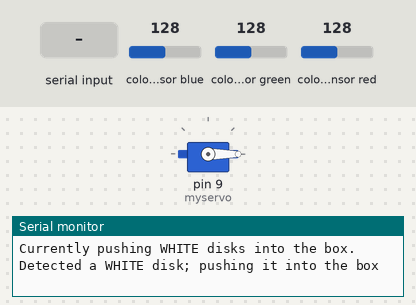
The sketch below on a simulated Arduino Uno, built with avr-gcc and run on an emulated ATmega328P. Parts: servo, the last lines printed to the serial monitor. The test bench sets the inputs (shaded band); at power-on: colour sensor blue 128, colour sensor green 128, colour sensor red 128.

Above: at 1.2 s.
1.3 s: colour sensor blue set to 25
6.6 s: colour sensor blue set to 20
At 7.8 s:
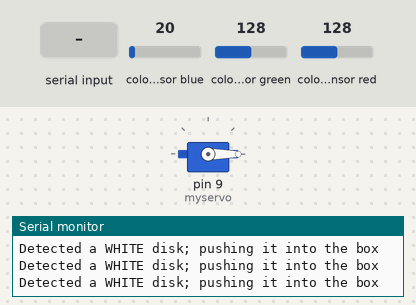
10.4 s: "1" received over the second serial link
At 11.8 s:
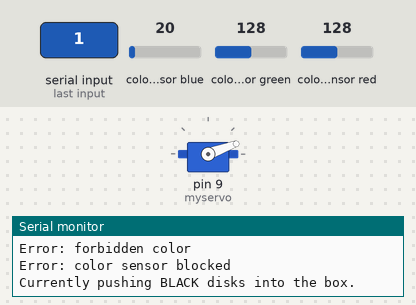
12.9 s: colour sensor blue set to 64
At 14.5 s:
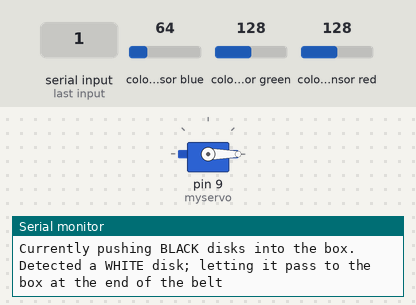
16.4 s: colour sensor blue set to 5
At 17.6 s:
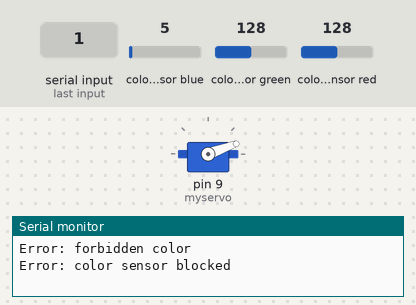
18.9 s: colour sensor blue set to 128
At 20.4 s:
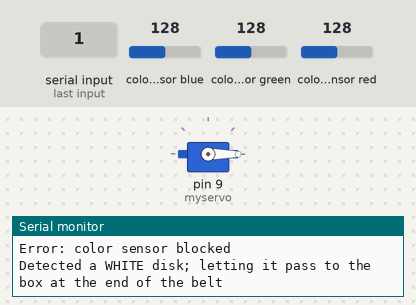
Timing chart, 0 to 25.6 s (numbered marks = the images above; inputs shaded):
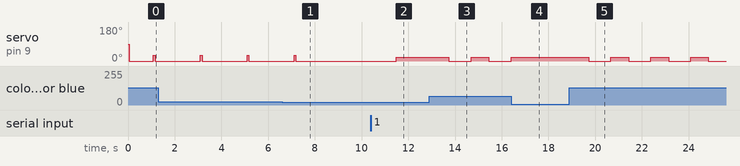

Measured:
- after the input at 6.6 s, servo on pin 9 (myservo): goes on until 7.2 s, then stays 0°
- after the input at 10.4 s, servo on pin 9 (myservo): 0° → 20° after 1.1 s
- after the input at 12.9 s, servo on pin 9 (myservo): 20° → 0° after 0.84 s, → 20° 0.95 s later, → 0° 0.76 s later
- after the input at 16.4 s, servo on pin 9 (myservo): goes on until 16.4 s, then stays 20°
- after the input at 18.9 s, servo on pin 9 (myservo): alternates 20° for 0.76 s and 0° for 0.95 s, starting after 0.82 s
- by itself, servo on pin 9 (myservo): alternates 30° for 0.08 s and 0° for 1.9 s

The sketch:

Code.ino
```cpp
/* Rob the Robot Code

Contains elements from codes by Scott Fitzgerald, osoyoo.com, makerguides.com

*/

// Including the necessary libraries
#include <Servo.h>
#include <Adafruit_TCS34725.h>
#include <SoftwareSerial.h>

SoftwareSerial bluetooth(10, 11); // RX, TX pins for the Bluetooth module

Adafruit_TCS34725 tcs = Adafruit_TCS34725(TCS34725_INTEGRATIONTIME_50MS, TCS34725_GAIN_4X);
Servo myservo;

int countUnknown; // a variable to keep track of how many 'unknown' colors have been detected in a row; it's used for error detection
String receivedData; // a variable to store the data received from the bluetooth module

void setup() {
  myservo.attach(9);  // attaching the servo on pin 9 to the servo object
  Serial.begin(9600); // initializing serial communication
  bluetooth.begin(9600); // initializing Bluetooth communication
  if (tcs.begin()) {
    // Serial.println("Color sensor found!");
  } else {
    Serial.println("Error: no color sensor found; check connections"); // Error 1: no color sensor found
    while (1); // stop the code if no color sensor is detected
  }
  tcs.setInterrupt(false); // disabling the color sensor interrupt
}

void loop() {
  // determine the detected color using the RGB values
  uint16_t r, g, b, c;
  tcs.getRawData(&r, &g, &b, &c);

  float colorTemp = tcs.calculateColorTemperature(r, g, b);
  float lux = tcs.calculateLux(r, g, b);

  // Code used for debugging
  // Serial.print("r: ");
  // Serial.print(r);
  // Serial.print(" g: ");
  // Serial.print(g);
  // Serial.print(" b: ");
  // Serial.println(b);

  if (bluetooth.available()) { // check if data is available to be read from Bluetooth
    receivedData = bluetooth.readString(); // read the data received from Bluetooth and store it in a string variable
    // Serial.println(receivedData); // print the received data for debugging
    if (receivedData == "0"){ // the white button on the app has been pushed
      Serial.println("Currently pushing WHITE disks into the box.");
    }
    if (receivedData == "1"){ // the black button on the app has been pushed
      Serial.println("Currently pushing BLACK disks into the box.");
    }
  }

  if (receivedData == "0"){ // the robot is in the mode where it pushes white disks
    back(); // move the servo back to the initial position
    if (determineColor(r, g, b) == 1) {
      delay(900); // wait 900 ms before reading next color
      countUnknown = 0; // reset the count for unknown colors to 0
    } else if (determineColor(r, g, b) == 0) {
        Serial.println("Detected a WHITE disk; pushing it into the box");
        delay(900); // wait 900 ms before actioning the servo motor/pushing the disk
        pushDisk(); // push the white disk
        delay(900); // wait 900 ms before reading the next color
        countUnknown = 0; // reset the count for unknown colors to 0

    } else { // the color is neither white or black
      delay(100); // wait 100 ms before reading the next color
      countUnknown++; // increase the count of unknown colors
    }

    if (countUnknown == 2){
      Serial.println("Error: forbidden color"); // Error 3: the color detected a color other than white or black
    }

    if (countUnknown == 5){
      Serial.println("Error: color sensor blocked"); // Error 4: the color sensor is blocked
      // while (1); // the robot stops
    }
  }

  else if (receivedData == "1"){ // the robot is in the mode where it pushes black disks
    pushBlackDisk(); // the pushing mechanism is set to push black disks
    if (determineColor(r, g, b) == 1) {
      pushBlackDisk(); // the pushing mechanism is set to push black disks
      delay(900); // wait 900 ms before reading the next color
      countUnknown = 0; // reset the count for unknown colors to 0
    } else if (determineColor(r, g, b) == 0) {
        Serial.println("Detected a WHITE disk; letting it pass to the box at the end of the belt");
        delay(750); // wait 750 ms before moving servo back to initial position
        back();
        delay(900); // wait 900 ms before reading the next color
        countUnknown = 0;

    } else { // the color is neither white or black
      delay(100);
      countUnknown++;
    }

    if (countUnknown == 2){
      Serial.println("Error: forbidden color"); // Error 3: the color detected a color other than white or black
    }

    if (countUnknown == 5){
      Serial.println("Error: color sensor blocked"); // Error 4: the color sensor is blocked
      // while (1); // the robot stops
    }
  }

  else if (receivedData == ""){ // the robot has been woken up
    receivedData = "0";
    back();
    Serial.println("Thanks for waking me up!");
    Serial.println("Use the app to tell me what color you want me to push in the box.");
    Serial.println("Currently pushing WHITE disks into the box.");
  }
  else{
    receivedData = "0";
    Serial.println("Error: buttons clicked too fast; the mode is set to default");
  }

}


// A function to the determine the detected color using RGB values read from the color sensor

int determineColor(uint16_t r, uint16_t g, uint16_t b){
  if (r < 100 && g < 100 && b < 100) return 1; // black
  else if (r > 180 && g > 180 && b > 180) return 0; // white
  else return 2; // unknown
}

// A function to push the disks

void pushDisk(){
  forth();
  delay(80);
  back();
  delay(80);
}

// A function to push the black disks

void pushBlackDisk(){
  myservo.write(20);
}

// A function to move the servo motor back to its initial position

void back(){
  myservo.write(-30);
}

// A function to move the servo motor to the pushing position

void forth(){
  myservo.write(30);
}
```
